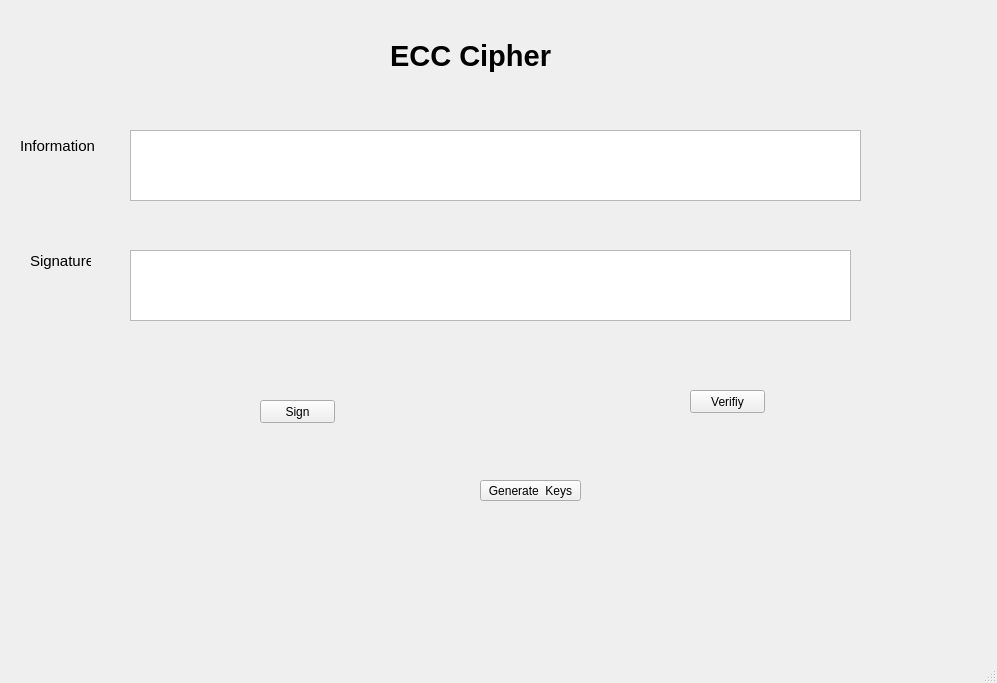
<?xml version="1.0" encoding="UTF-8"?>
<ui version="4.0">
 <class>MainWindow</class>
 <widget class="QMainWindow" name="MainWindow">
  <property name="geometry">
   <rect>
    <x>0</x>
    <y>0</y>
    <width>997</width>
    <height>683</height>
   </rect>
  </property>
  <property name="windowTitle">
   <string>MainWindow</string>
  </property>
  <widget class="QWidget" name="centralwidget">
   <widget class="QLabel" name="label">
    <property name="geometry">
     <rect>
      <x>0</x>
      <y>0</y>
      <width>5</width>
      <height>13</height>
     </rect>
    </property>
    <property name="text">
     <string/>
    </property>
   </widget>
   <widget class="QLabel" name="label_2">
    <property name="geometry">
     <rect>
      <x>390</x>
      <y>30</y>
      <width>191</width>
      <height>51</height>
     </rect>
    </property>
    <property name="font">
     <font>
      <pointsize>22</pointsize>
      <weight>75</weight>
      <bold>true</bold>
     </font>
    </property>
    <property name="text">
     <string>ECC Cipher</string>
    </property>
   </widget>
   <widget class="QPushButton" name="btn_sign">
    <property name="geometry">
     <rect>
      <x>260</x>
      <y>400</y>
      <width>75</width>
      <height>23</height>
     </rect>
    </property>
    <property name="text">
     <string>Sign</string>
    </property>
   </widget>
   <widget class="QPushButton" name="btn_verify">
    <property name="geometry">
     <rect>
      <x>690</x>
      <y>390</y>
      <width>75</width>
      <height>23</height>
     </rect>
    </property>
    <property name="text">
     <string>Verifiy</string>
    </property>
   </widget>
   <widget class="QPushButton" name="btn_genkeys">
    <property name="geometry">
     <rect>
      <x>480</x>
      <y>480</y>
      <width>101</width>
      <height>21</height>
     </rect>
    </property>
    <property name="text">
     <string>Generate  Keys</string>
    </property>
   </widget>
   <widget class="QLabel" name="label_3">
    <property name="geometry">
     <rect>
      <x>20</x>
      <y>130</y>
      <width>81</width>
      <height>31</height>
     </rect>
    </property>
    <property name="font">
     <font>
      <pointsize>11</pointsize>
     </font>
    </property>
    <property name="text">
     <string>Information</string>
    </property>
   </widget>
   <widget class="QLabel" name="label_4">
    <property name="geometry">
     <rect>
      <x>30</x>
      <y>250</y>
      <width>61</width>
      <height>21</height>
     </rect>
    </property>
    <property name="font">
     <font>
      <pointsize>11</pointsize>
     </font>
    </property>
    <property name="text">
     <string>Signature</string>
    </property>
   </widget>
   <widget class="QTextEdit" name="txt_info">
    <property name="geometry">
     <rect>
      <x>130</x>
      <y>130</y>
      <width>731</width>
      <height>71</height>
     </rect>
    </property>
   </widget>
   <widget class="QTextEdit" name="txt_signature">
    <property name="geometry">
     <rect>
      <x>130</x>
      <y>250</y>
      <width>721</width>
      <height>71</height>
     </rect>
    </property>
   </widget>
  </widget>
  <widget class="QMenuBar" name="menubar">
   <property name="geometry">
    <rect>
     <x>0</x>
     <y>0</y>
     <width>997</width>
     <height>21</height>
    </rect>
   </property>
  </widget>
  <widget class="QStatusBar" name="statusbar"/>
 </widget>
 <resources/>
 <connections/>
</ui>
